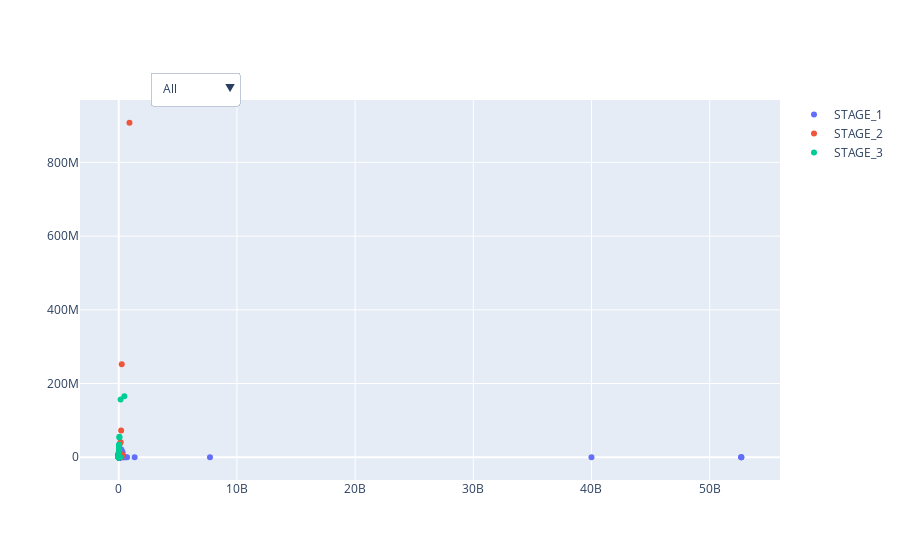

Here is the notebook cell this chart was saved with:
### Code cell
stages = sorted(df['Stage'].unique())
print(stages)

# Create a trace for each stage
traces = []
for stage in stages:
    stage_df = df[df['Stage'] == stage]
    trace = go.Scatter(
        x=stage_df["Current Exposure"],
        y=stage_df["ECL final after all edit"],
        mode='markers',
        hoverinfo='text',
        hovertext=[f'EAD Amount: {ead:,.2f}, ECL: {imp:,.2f}, ACC ID: {acc_id}' 
                   for ead, imp, acc_id in zip(stage_df["Current Exposure"], 
                                               stage_df["ECL final after all edit"], 
                                               stage_df["Position Id"])],
        name=stage,  # Set the trace name to the stage
        visible=True  # Initially show all traces
    )
    traces.append(trace)

figv = go.Figure(data=traces)

# Create the dropdown menu
buttons = [dict(label="All", method="update", args=[{"visible": [True] * len(stages)}])]  # Show all traces

for i, stage in enumerate(stages):
    visibility = [False] * len(stages)
    visibility[i] = True
    buttons.append(dict(label=stage, method="update", args=[{"visible": visibility}]))

figv.update_layout(
    updatemenus=[
        dict(
            buttons=buttons,
            direction="down",
            pad={"r": 10, "t": 10},
            showactive=True,
            x=0.1,
            xanchor="left",
            y=1.1,
            yanchor="top"
        ),
    ]
)
figv.write_html("EALB (ECL Provision vs. EAD Amount) by ACC ID SA.html")
figv.show()

### Figure 1 — Plotly figure (JSON) as saved in the notebook; plotly's stock layout.template omitted (floating-point values rounded to 4 significant figures; data arrays with more than 128 entries replaced by an {"elided": "..."} marker saying what was removed)
{"data": [{"hoverinfo": "text", "hovertext": {"elided": "4051 str values"}, "mode": "markers", "name": "STAGE_1", "type": "scatter", "visible": true, "x": {"elided": "4051 float values"}, "y": {"elided": "4051 float values"}}, {"hoverinfo": "text", "hovertext": {"elided": "838 str values"}, "mode": "markers", "name": "STAGE_2", "type": "scatter", "visible": true, "x": {"elided": "838 float values"}, "y": {"elided": "838 float values"}}, {"hoverinfo": "text", "hovertext": {"elided": "398 str values"}, "mode": "markers", "name": "STAGE_3", "type": "scatter", "visible": true, "x": {"elided": "398 float values"}, "y": {"elided": "398 float values"}}], "layout": {"updatemenus": [{"buttons": [{"args": [{"visible": [true, true, true]}], "label": "All", "method": "update"}, {"args": [{"visible": [true, false, false]}], "label": "STAGE_1", "method": "update"}, {"args": [{"visible": [false, true, false]}], "label": "STAGE_2", "method": "update"}, {"args": [{"visible": [false, false, true]}], "label": "STAGE_3", "method": "update"}], "direction": "down", "pad": {"r": 10, "t": 10}, "showactive": true, "x": 0.1, "xanchor": "left", "y": 1.1, "yanchor": "top"}]}}
